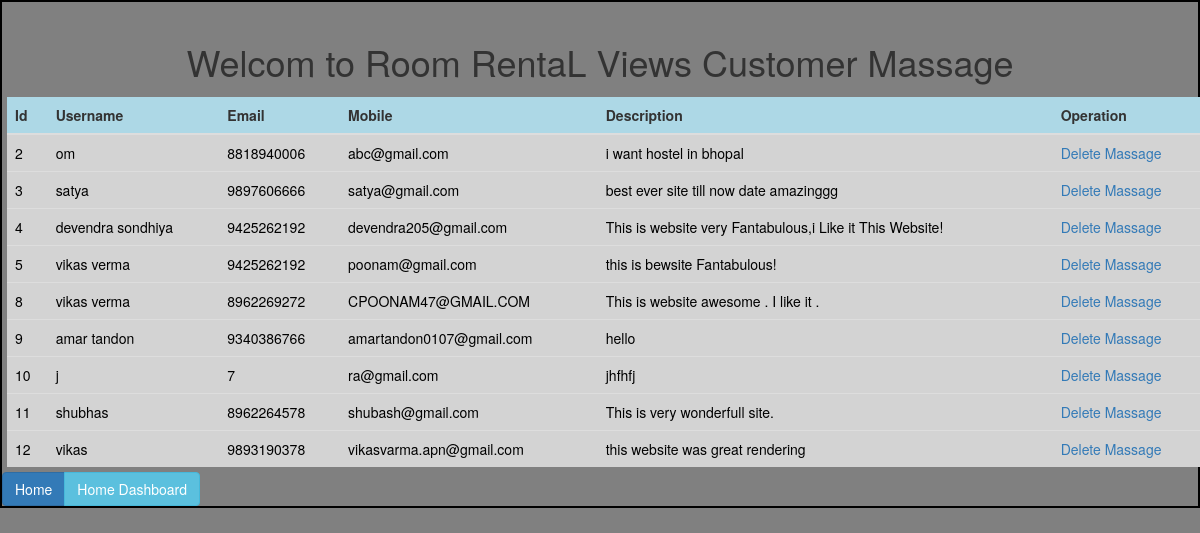
The page /myrmapp/viewmassege/ (signed in) on the database its author committed.
### myrmapp/models.py (models this page shows, shortened)
class Massege(models.Model):
    name=models.CharField(max_length=200)
    phone=models.CharField(max_length=200)
    email=models.EmailField(max_length=200)
    description =models.TextField()
    reply=models.CharField(max_length=200)

### myrmapp/views.py (the view)
# urls.py: path('viewmassege/', views.viewmassege, name='viewmassege'),
def viewmassege(request):
  if request.session.has_key('sid'):
    s=request.session['sid']
    flist=Massege.objects.all()
    context={'f':flist}
    return render(request,'myrmapp/viewmassege.html',context)

### myrmapp/templates/myrmapp/viewmassege.html (shortened to what this page needs)
<!DOCTYPE html>
<html>
	<head>
		{% load staticfiles %}
		<link rel="stylesheet" type="text/css" href="{% static  '/myrmapp/style.css/' %} ">
		<link href="{% static '/myrmapp/css/bootstrap.css' %}" rel="stylesheet" type="text/css" media="all" />
		<link rel="stylesheet" href="{% static '/animation/css/animate.css' %}">
		<link rel="stylesheet" href="https://maxcdn.bootstrapcdn.com/bootstrap/3.3.7/css/bootstrap.min.css">
	</head>
	<body style="background-color: gray; border: 2px solid black;">
		<div class="container-flued">
			<div class="row" >
				<div class="col-sm-12 col-md-12">
					<br>
					<h1 align="center">Welcom to Room RentaL Views Customer Massage</h1>
				</div>
			</div>
			<div class="row" >
				<div class="col-sm-12 col-md-12 col- " >
					<table class="table table-hover wow wobble  " style="margin: 5px; padding:5px;">
					    <thead style="background-color: lightblue; " class="wow tada">
								<tr>
									<th>Id</th>
									<th>Username</th>
									<th>Email</th>
									<th>Mobile</th>
									<th>Description</th>
									<th>Operation</th>
								</tr>
					    </thead>
					    <tbody style="background-color: lightgray; color: black;" class="wow jello">
		      				{% if f %}
							    {% for q in f %}
								    <tr> <td>{{ q.id }}</td>
								    	<td>{{ q.name }}</td>
								      	<td>{{ q.phone }}</td>
								        <td>{{ q.email }}</td>
								        <td>{{ q.description }}</td>
								        <td> <a href="/myrmapp/{{ q.id }}/deletemsg/">Delete Massage</a></td>
								    </tr>
							    	{% endfor %}
								{% else %}
							    <p>No Massage are available.</p>
								{% endif %}
						</tbody>
		 			 </table>
			<div class="btn-group btn-group-md">
			    <button type="button" class="btn btn-primary"><a href="/myrmapp/" style="text-decoration: none; color: white;"> Home</a></button>
			    <button type="button" class="btn btn-info"><a href="/myrmapp/ownerdash/" style="text-decoration: none;color: white;">Home Dashboard</a></button>
			</div>
				</div>
			</div>
		</div>
	</body>
</html>

### rows shown on the page
Massege: id "2", name "om", phone "8818940006", email "abc@gmail.com", description "i want hostel in bhopal"
Massege: id "3", name "satya", phone "9897606666", email "satya@gmail.com", description "best ever site till now date amazinggg"
Massege: id "4", name "devendra sondhiya", phone "9425262192", email "devendra205@gmail.com", description "This is website very Fantabulous,i Like it This Website!"
Massege: id "5", name "vikas verma", phone "9425262192", email "poonam@gmail.com", description "this is bewsite Fantabulous!"
Massege: id "8", name "vikas verma", phone "8962269272", email "CPOONAM47@GMAIL.COM", description "This is website awesome . I like it ."
Massege: id "9", name "amar tandon", phone "9340386766", email "amartandon0107@gmail.com", description "hello"
Massege: id "10", name "j", phone "7", email "ra@gmail.com", description "jhfhfj"
Massege: id "11", name "shubhas", phone "8962264578", email "shubash@gmail.com", description "This is very wonderfull site."
Massege: id "12", name "vikas", phone "9893190378", email "vikasvarma.apn@gmail.com", description "this website was great rendering"
